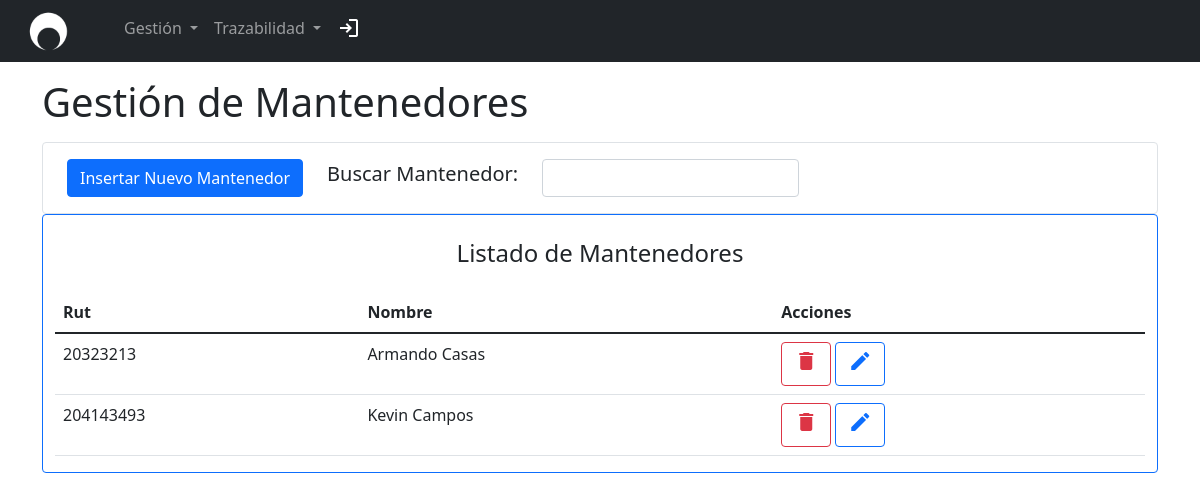
Page /prueba.php?p=gestion_mantenedores/gestion_mantenedores (signed in) on the committed database.
### tables this page shows
CREATE TABLE `mantenedores` (
  `RUT` varchar(12) NOT NULL,
  `NOMBRE` varchar(30) DEFAULT NULL
);

### view/partials/gestion_mantenedores/gestion_mantenedores.php (the view, shortened to what this page needs)
<?php
require('conexion.php');
?>
<body>
    <div class="container-sm align-items-center">
        <h1 class="my-3">Gestión de Mantenedores</h1>
        <div class="container-sm d-flex align-items-center border border-primary-2 rounded py-3">
            <div class="container aling-self-center">
                <div class="row row-cols-auto d-flex align-items-center">
                    <div class="col">
                        <button type="button" class="btn btn-primary" data-bs-toggle="modal" data-bs-target="#insertarMantenedor">
                            Insertar Nuevo Mantenedor
                        </button>
                    </div>
                    <div class="col">
                        <h5>Buscar Mantenedor:</h5>
                    </div>
                    <div class="col">
                        <input type="text" class="form-control" id="inputFilter" aria-label="Busqueda por Parametros">
                    </div>
                </div>
            </div>
        </div>
        <div class="container-xl d-flex flex-column border border-primary rounded">
            <div class="align-self-center">
                <h4 class="my-4 ">Listado de Mantenedores</h4>
            </div>
            <div class="table-responsive caption-top">
                <table class="table" id="infoGestion">
                    <thead>
                        <tr>
                            <th scope="col">Rut</th>
                            <th scope="col">Nombre</th>
                            <th scope="col">Acciones</th>
                        </tr>
                    </thead>
                    <tbody>
                        <?php
                        $consulta = "SELECT * FROM mantenedores;";
                        $resultado = mysqli_query($conexion, $consulta);
                        while ($row = mysqli_fetch_assoc($resultado)) {
                            $rut = $row["RUT"];
                            $nombre = $row["NOMBRE"];
                            echo "<tr>";
                            echo "<td>" . $rut . "</td>";
                            echo  "<td>" . $nombre . "</td>";
                            echo '<td> <button type="button" class="btn btn-outline-danger" data-bs-toggle="modal" data-bs-target="#confirmacionEliminar" data-bs-whatever="' . $rut . '" ><span class="material-icons">delete</span></button>
                            <button type="button" class="btn btn-outline-primary" data-bs-toggle="modal" data-bs-target="#modificarMantenedor" data-bs-whatever="' . $rut . '"> <span class="material-icons">edit</span> </button>';
                            echo '</tr>';
                        }
                        ?>
                    </tbody>
                </table>
            </div>
        </div>
    </div>
</body>
</html>

### rows in the picture
mantenedores: RUT "20323213", NOMBRE "Armando Casas"
mantenedores: RUT "204143493", NOMBRE "Kevin Campos"
